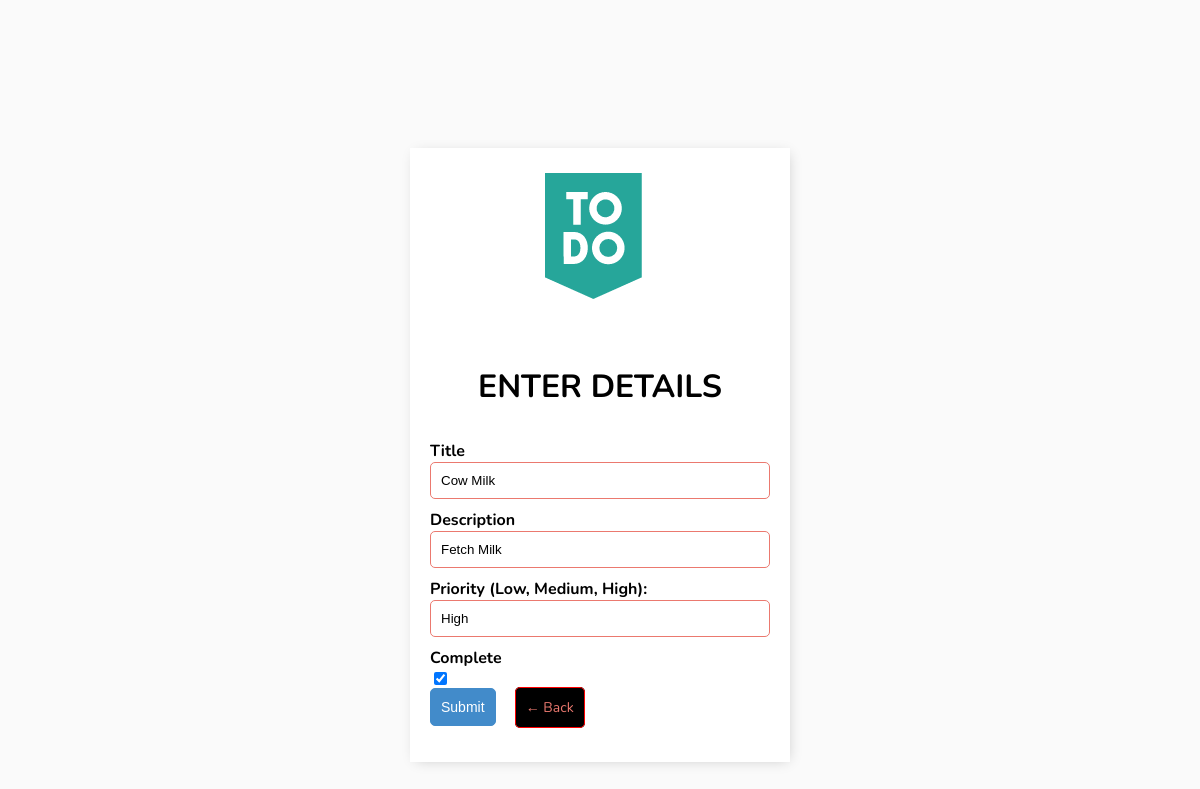
The app's page /task-update/13/ (signed in) with its own data.
### useend/models.py (models this page shows, shortened)
class Task(models.Model):
    PRIORITY_LIST = (
    ('High', 'High'),
    ('Medium', 'Medium'),
    ('Low','Low')
    )
    user = models.ForeignKey(User,on_delete=models.CASCADE,null=True,blank=True)
    title = models.CharField(max_length=250)
    priority = models.CharField(max_length=20)
    description = models.CharField(max_length=250,null=False,blank=False)
    complete = models.BooleanField(default=False)
    when_created = models.DateTimeField(auto_now_add=True)
    class Meta:
        ordering = ['priority']

### useend/views.py (the view)
# urls.py: path('task-update/<int:pk>/', TaskUpdate.as_view(), name='task-update'),
class TaskUpdate(LoginRequiredMixin,UpdateView):
    model = Task
    fields = {'title', 'description','priority','complete'}
    success_url = reverse_lazy('tasks')

### useend/templates/useend/task_form.html (shortened to what this page needs)
{% extends 'useend/registerTemplate.html'%}
{% block content %}
{% load static %}
<div class="header-bar">
    <div  >
   <a href="{% url 'tasks' %}"> <img src="{% static 'assets/to-do2.png' %}"> </a>
    </div>
</div>
<div class="card-body">
    <h1 class="centerItem">ENTER DETAILS</h1>
    <form method="POST" action="">
        <label class="labelCheck">{{form.title.label}}</label>
        {{form.title}}
        <label class="labelCheck">{{form.description.label}}</label>
        {{form.description}}
        <label class="labelCheck">{{form.priority.label}} (Low, Medium, High):</label>
        {{form.priority}}
        <label class="labelCheck">{{form.complete.label}}</label>
        {{form.complete}}
        <br/>
        <input class="button" type="submit" value="Submit">
        <a class="button1" href="{% url 'tasks' %}">&#8592; Back</a>
    </form>
</div>
{% endblock content %}

### useend/static/css/form.css (style rules this page uses)
body { background-color: #FAFAFA; font-family: 'Nunito', sans-serif; padding-top: 130px; }
.header-bar { margin: auto; justify-content: space-between; color: #000; padding: 25px; border-radius: 5px 5px 0 0; background: white; width: 110px; margin-top: 10px; }
input[type=text], input[type=password] { border: 1px solid #EB796F; border-radius: 5px; padding: 10px; width: 100%; }
label { padding-top: 10px !important; display: block; }
.button { border: 1px solid #428bca; background-color: #428bca; color: #fff; padding: 10px; font-size: 14px; border-radius: 5px; cursor: pointer; text-decoration: none; }
.centerItem { text-align:center; }
.labelCheck { font-weight: bolder; }
.button1 { border: 1px solid red; background-color: black; color: #EB796F; padding: 10px; margin-left: 15px; font-size: 14px; border-radius: 5px; cursor: pointer; text-decoration: none; }
.card-body { padding: 20px; }

### useend/templates/useend/registerTemplate.html (style rules this page uses)
.centerItem { text-align:center; }

### records on screen
Task: title "Cow Milk", description "Fetch Milk", priority "High", complete "☑"
